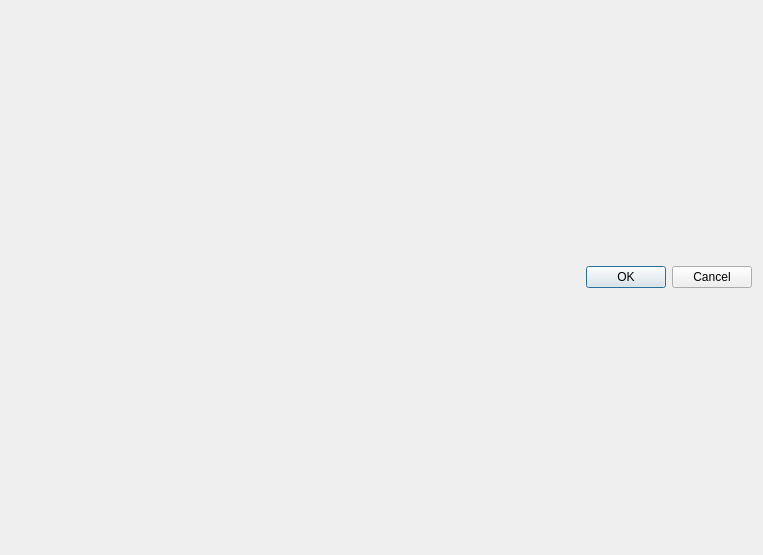
<?xml version="1.0" encoding="UTF-8"?>
<ui version="4.0">
 <class>CreerPnj</class>
 <widget class="QDialog" name="CreerPnj">
  <property name="geometry">
   <rect>
    <x>0</x>
    <y>0</y>
    <width>763</width>
    <height>555</height>
   </rect>
  </property>
  <property name="windowTitle">
   <string>Dialog</string>
  </property>
  <layout class="QVBoxLayout" name="verticalLayout">
   <item>
    <layout class="QHBoxLayout" name="lay_0"/>
   </item>
   <item>
    <widget class="QDialogButtonBox" name="buttonBox">
     <property name="orientation">
      <enum>Qt::Horizontal</enum>
     </property>
     <property name="standardButtons">
      <set>QDialogButtonBox::Cancel|QDialogButtonBox::Ok</set>
     </property>
    </widget>
   </item>
  </layout>
 </widget>
 <resources/>
 <connections>
  <connection>
   <sender>buttonBox</sender>
   <signal>accepted()</signal>
   <receiver>CreerPnj</receiver>
   <slot>accept()</slot>
   <hints>
    <hint type="sourcelabel">
     <x>248</x>
     <y>254</y>
    </hint>
    <hint type="destinationlabel">
     <x>157</x>
     <y>274</y>
    </hint>
   </hints>
  </connection>
  <connection>
   <sender>buttonBox</sender>
   <signal>rejected()</signal>
   <receiver>CreerPnj</receiver>
   <slot>reject()</slot>
   <hints>
    <hint type="sourcelabel">
     <x>316</x>
     <y>260</y>
    </hint>
    <hint type="destinationlabel">
     <x>286</x>
     <y>274</y>
    </hint>
   </hints>
  </connection>
 </connections>
</ui>
